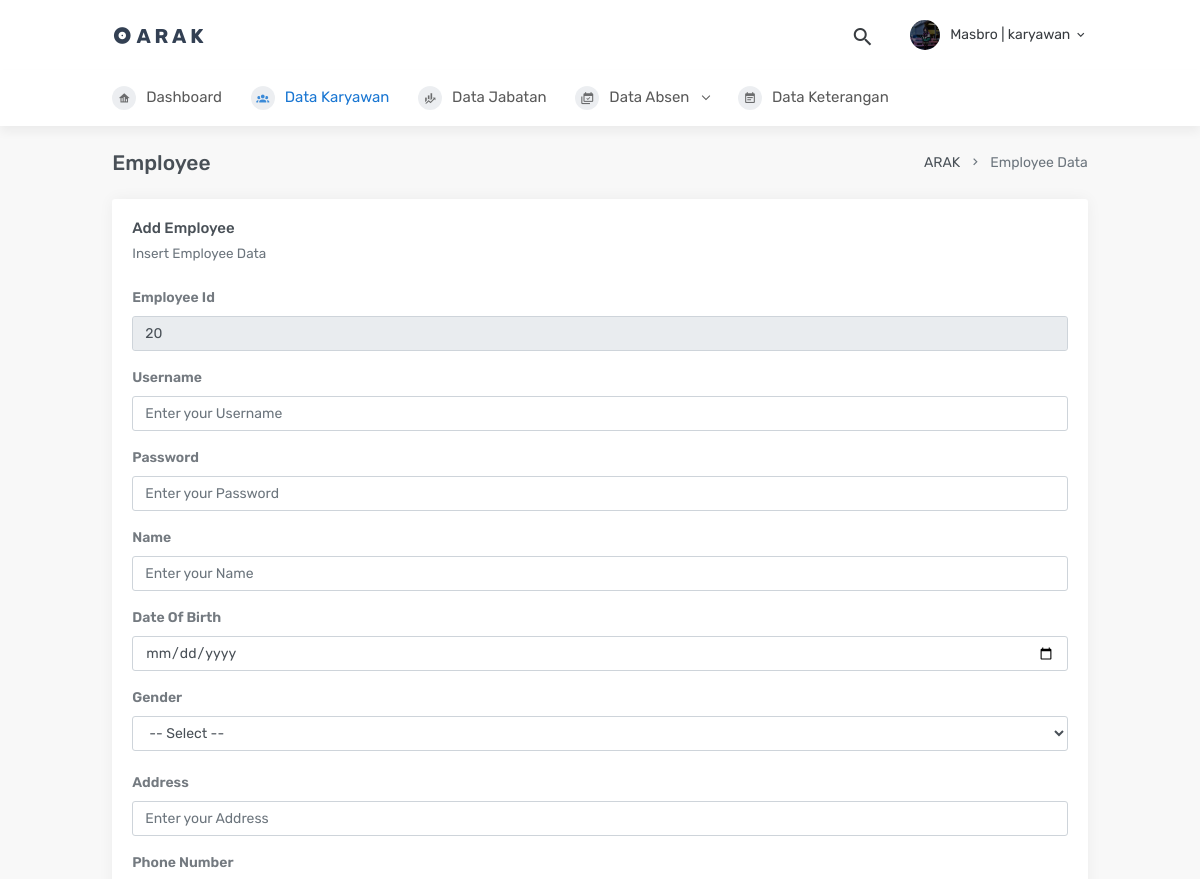
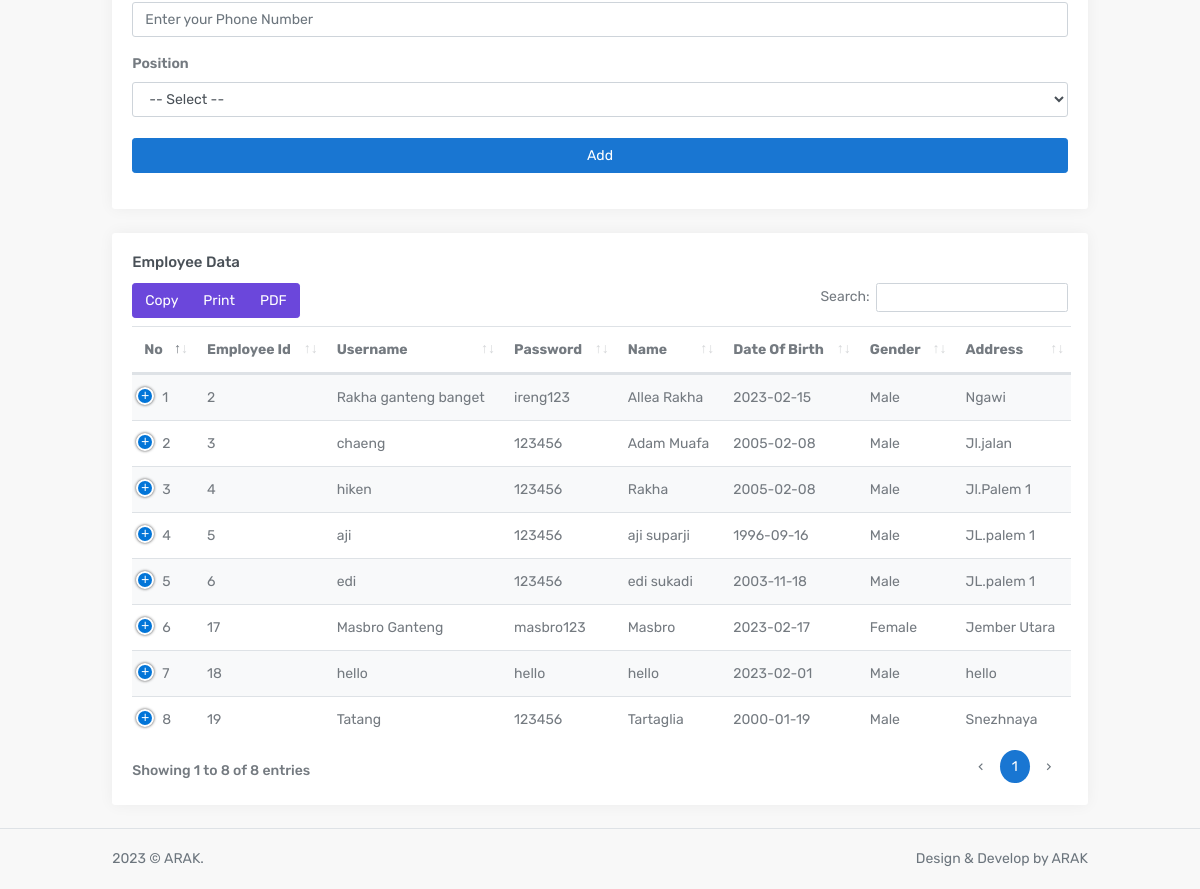
The app's page /add/addkaryawan.php (signed in) with its own data (2 pictures, top to bottom).
### tables this page shows
CREATE TABLE `karyawan` (
  `id_karyawan` int NOT NULL,
  `username` varchar(50) NOT NULL,
  `password` varchar(50) NOT NULL,
  `nama` varchar(50) NOT NULL,
  `tgl_lhr` date NOT NULL,
  `jenkel` varchar(50) NOT NULL,
  `alamat` varchar(100) NOT NULL,
  `no_tel` varchar(50) NOT NULL,
  `jabatan` varchar(50) NOT NULL,
  `level` enum('admin','karyawan') NOT NULL
);

### add/addkaryawan.php (the view, shortened to what this page needs)
<!DOCTYPE html>
<html lang="en">
<?php
        $username = $_SESSION['username'];
        $level = $_SESSION['level'];
    ?>
    <head>
        <link href="../template/Admin/horizontal/assets/css/bootstrap.min.css" rel="stylesheet" type="text/css" />
        <link href="../template/Admin/horizontal/assets/css/icons.min.css" rel="stylesheet" type="text/css" />
        <link href="../template/Admin/horizontal/assets/css/theme.min.css" rel="stylesheet" type="text/css" />
        <link href="../template/Admin/plugins/datatables/dataTables.bootstrap4.css" rel="stylesheet" type="text/css" />
        <link href="../template/Admin/plugins/datatables/responsive.bootstrap4.css" rel="stylesheet" type="text/css" />
        <link href="../template/Admin/plugins/datatables/buttons.bootstrap4.css" rel="stylesheet" type="text/css" />
        <link href="../template/Admin/plugins/datatables/select.bootstrap4.css" rel="stylesheet" type="text/css" />
    </head>
<body>
        <div id="layout-wrapper">
            <div class="main-content">
                <header id="page-topbar">
                    <div class="navbar-header">
                        <div class="navbar-brand-box d-flex align-items-left">
                            <a href="index.html" class="logo">
                                <i class="mdi mdi-album"></i>
                                <span>
                                    A R A K
                                </span>
                            </a>
                        </div>
                        <div class="d-flex align-items-center">
                            <div class="dropdown d-inline-block ml-2">
                                <button type="button" class="btn header-item noti-icon waves-effect waves-light" id="page-header-search-dropdown"
                                    data-toggle="dropdown" aria-haspopup="true" aria-expanded="false">
                                    <i class="mdi mdi-magnify"></i>
                                </button>
                            </div>
                            <div class="dropdown d-inline-block ml-2">
                                <button type="button" class="btn header-item waves-effect waves-light"
                                    data-toggle="dropdown" aria-haspopup="true" aria-expanded="false">
                                    <img class="rounded-circle header-profile-user" src="../img/1.jpg"
                                        alt="Header Avatar">
                                    <span class="d-none d-sm-inline-block ml-1"><?php  echo $username.' | '. $level;?></span>
                                    <i class="mdi mdi-chevron-down d-none d-sm-inline-block"></i>
                                </button>
                            </div>
                        </div>
                    </div>
                </header>
                <div class="topnav">
                    <div class="container-fluid">
                        <nav class="navbar navbar-light navbar-expand-lg topnav-menu">
                            <div class="collapse navbar-collapse" id="topnav-menu-content">
                                <ul class="navbar-nav">
                                <li class="nav-item">
                                        <a class="nav-link" href="../page/dashboard.php">
                                            <i class="mdi mdi-home-analytics"></i>Dashboard
                                        </a>
                                    </li>
                                    <li class="nav-item dropdown">
                                        <a class="nav-link active" href="../add/addkaryawan.php" aria-haspopup="true" aria-expanded="false">
                                            <i class="mdi mdi-account-group"></i>Data Karyawan
                                        </a>
                                    </li>
                                    <li class="nav-item dropdown">
                                        <a class="nav-link" href="../add/addjabatan.php" aria-haspopup="true" aria-expanded="false">
                                            <i class="mdi mdi-finance"></i>Data Jabatan
                                        </a>
                                    </li>
                                    <li class="nav-item dropdown">
                                        <a class="nav-link dropdown-toggle arrow-none" href="addabsen.php" id="topnav-pages" role="button" data-toggle="dropdown" aria-haspopup="true" aria-expanded="false">
                                            <i class="mdi mdi-calendar-multiple-check"></i>Data Absen <div class="arrow-down"></div>
                                        </a>
                                    </li>
                                    <li class="nav-item dropdown">
                                        <a class="nav-link" href="#" aria-haspopup="true" aria-expanded="false">
                                            <i class="mdi mdi-calendar-text"></i>Data Keterangan
                                        </a>
                                    </li>
                                </ul>
                            </div>
                        </nav>
                    </div>
                </div>
                <div class="page-content">
                    <div class="container-fluid">
                        <div class="row">
                            <div class="col-12">
                                <div class="page-title-box d-flex align-items-center justify-content-between">
                                    <h4 class="mb-0 font-size-100">Employee</h4>
                                    <div class="page-title-right">
                                        <ol class="breadcrumb m-0">
                                            <li class="breadcrumb-item"><a href="javascript: void(0);">ARAK</a></li>
                                            <li class="breadcrumb-item active">Employee Data</li>
                                        </ol>
                                    </div>
                                </div>
                            </div>
                        </div>
                        <div class="card">
                        <?php
                            include_once("../Configure/connection.php");
                            $maxid = mysqli_query($db,"select max(id_karyawan) as 'idkaryawan1' from karyawan");
                            while($result1 = mysqli_fetch_array($maxid)){
                                $idterakhir  = $result1['idkaryawan1'];
                                $tambahid = $idterakhir+1;
                        }
                        ?>
                                    <div class="card-body">
                                        <h4 class="card-title">Add Employee</h4>
                                        <p class="card-subtitle mb-4">Insert Employee Data</p>
                                        <form method="POST" action="addkaryawan.php">
                                        <div class="form-group" method="POST">
                                        <form>
                                            <div class="form-group">
                                                <label>Employee Id</label>
                                                <input type="text" class="form-control" value="<?php echo $tambahid?>" name="idkaryawan" readonly>
                                            </div>
                                            <div class="form-group">
                                                <label>Username</label>
                                                <input type="text" class="form-control" placeholder="Enter your Username" name="username" required>
                                            </div>
                                            <div class="form-group">
                                                <label>Password</label>
                                                <input type="password" class="form-control" placeholder="Enter your Password" name="password" required>
                                            </div>
                                            <div class="form-group">
                                                <label>Name</label>
                                                <input type="text" pattern="[A-Za-z]{3}" class="form-control" placeholder="Enter your Name" name="nama" required>
                                            </div>
                                            <div class="form-group">
                                                <label>Date Of Birth</label>
                                                <input type="date" class="form-control" placeholder="Enter your Date Of Birth" name="tanggallahir" required>
                                            </div>
                                            <label>Gender</label>
                                            <select class="form-control" data-toggle="select2">
                                                <option>-- Select --</option>
                                            </select>
                                            <br>
                                            <div class="form-group">
                                                <label>Address</label>
                                                <input type="text" class="form-control" placeholder="Enter your Address" name="address" required>
                                            </div>
                                            <div class="form-group">
                                                <label>Phone Number</label>
                                                <input type="number" class="form-control" placeholder="Enter your Phone Number" name="notelp" required>
                                            </div>
                                            <label>Position</label>
                                            <select class="form-control" data-toggle="select2">
                                                <option>-- Select --</option>
                                            </select>
                                            <br>
                                            <input class="btn btn-primary btn-block" type="submit" value="Add" name="addkaryawan">
                                        </form>
                                        </form>
                                    </div>
                                </div>
                        </div>
                    <div class="row">
                    <div class="col-12">
                        <div class="card">
                            <div class="card-body">
                                <h4 class="card-title">Employee Data</h4>
                                <table id="datatable-buttons" class="table table-striped dt-responsive nowrap">
                                    <thead>
                                        <tr>
                                            <th>No</th>
                                            <th>Employee Id</th>
                                            <th>Username</th>
                                            <th>Password</th>
                                            <th>Name</th>
                                            <th>Date Of Birth</th>
                                            <th>Gender</th>
                                            <th>Address</th>
                                        </tr>
                                    </thead>
                                    <tbody>
                                    <?php
                                    include_once("../Configure/connection.php");
                                    $i = 0;
                                    $result = mysqli_query($db, "select * from karyawan");
                                    while($datakaryawan = mysqli_fetch_array($result)) {
                                    $i++;
                                    ?>
                                        <tr>
                                            <td><?php echo $i;?></td>
                                            <td><?php echo $datakaryawan['id_karyawan'];?></td>
                                            <td><?php echo $datakaryawan['username'];?></td>
                                            <td><?php echo $datakaryawan['password'];?></td>
                                            <td><?php echo $datakaryawan['nama'];?></td>
                                            <td><?php echo $datakaryawan['tgl_lhr'];?></td>
                                            <td><?php echo $datakaryawan['jenkel'];?></td>
                                            <td><?php echo $datakaryawan['alamat'];?></td>
                                        </tr>
                                                </div>
                                            </div>
                                    <?php
                                        }
                                    ?>
                <footer class="footer">
                    <div class="container-fluid">
                        <div class="row">
                            <div class="col-md-6">
                                <div class="text-center text-lg-left">
                                    2023 © ARAK.
                                </div>
                            </div>
                            <div class="col-md-6">
                                <div class="text-right d-none d-lg-block">
                                    Design & Develop by ARAK
                                </div>
                            </div>
                        </div>
                    </div>
                </footer>
    </body>
</html>

### records on screen
karyawan: id_karyawan "2", username "Rakha ganteng banget", password "ireng123", nama "Allea Rakha", tgl_lhr "2023-02-15", jenkel "Male", alamat "Ngawi"
karyawan: id_karyawan "3", username "chaeng", password "123456", nama "Adam Muafa", tgl_lhr "2005-02-08", jenkel "Male", alamat "Jl.jalan"
karyawan: id_karyawan "4", username "hiken", password "123456", nama "Rakha", tgl_lhr "2005-02-08", jenkel "Male", alamat "Jl.Palem 1"
karyawan: id_karyawan "5", username "aji", password "123456", nama "aji suparji", tgl_lhr "1996-09-16", jenkel "Male", alamat "JL.palem 1"
karyawan: id_karyawan "6", username "edi", password "123456", nama "edi sukadi", tgl_lhr "2003-11-18", jenkel "Male", alamat "JL.palem 1"
karyawan: id_karyawan "17", username "Masbro Ganteng", password "masbro123", nama "Masbro", tgl_lhr "2023-02-17", jenkel "Female", alamat "Jember Utara"
karyawan: id_karyawan "18", username "hello", password "hello", nama "hello", tgl_lhr "2023-02-01", jenkel "Male", alamat "hello"
karyawan: id_karyawan "19", username "Tatang", password "123456", nama "Tartaglia", tgl_lhr "2000-01-19", jenkel "Male", alamat "Snezhnaya"

### other values on screen
$username "Masbro"
$level "karyawan"
